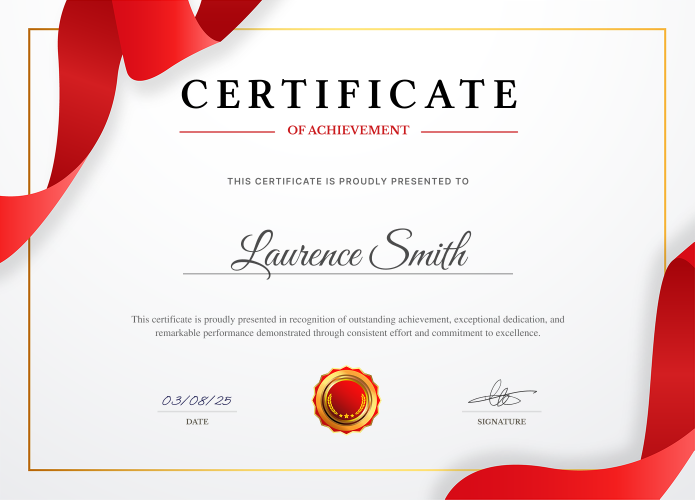
#> input picture assets/Final_Certificates/Achievement/9/thumbnail.png, 1389 x 999 px, found by its file name (shown at 1/2 size)
$ python crop_sub_detail.py
#> lines starting #> are read from the running program, lines starting #| are printed output that depends on the picture
from PIL import Image

thumb = Image.open('assets/Final_Certificates/Achievement/9/thumbnail.png')
#> thumb is the input picture: PIL image 1389x999 RGBA; mean R, G, B, A 239.1, 218.7, 218.3, 255
# virtual size is 463 x 333 -> thumbnail is 1389 x 999 (scale 3.0)
# 'CERTIFICATE' is y: 51 -> scaled: 153
# 'OF ACHIEVEMENT' is y: 84 -> scaled: 252
# Let's crop around 'OF ACHIEVEMENT' (x: 550 to 850, y: 240 to 280)
crop = thumb.crop((550, 240, 850, 280))
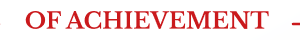
#> crop: PIL image 300x40 RGBA; mean R, G, B, A 248.1, 225.3, 225.7, 255
crop.save('scratch/thumb_sub_detail.png')
print('Saved thumb_sub_detail.png')
